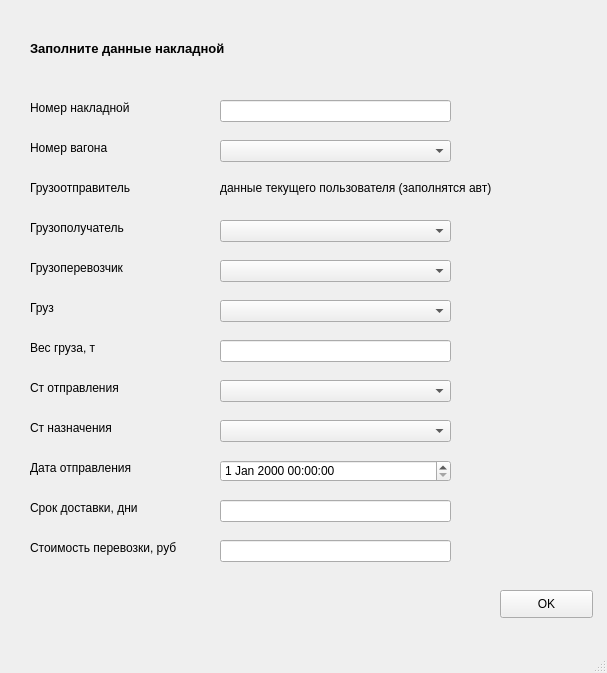
<?xml version="1.0" encoding="UTF-8"?>
<ui version="4.0">
 <class>MainWindow</class>
 <widget class="QMainWindow" name="MainWindow">
  <property name="geometry">
   <rect>
    <x>0</x>
    <y>0</y>
    <width>607</width>
    <height>673</height>
   </rect>
  </property>
  <property name="windowTitle">
   <string>накладная</string>
  </property>
  <widget class="QWidget" name="centralwidget">
   <widget class="QLabel" name="label">
    <property name="geometry">
     <rect>
      <x>30</x>
      <y>100</y>
      <width>111</width>
      <height>16</height>
     </rect>
    </property>
    <property name="text">
     <string>Номер накладной</string>
    </property>
   </widget>
   <widget class="QLabel" name="label_2">
    <property name="geometry">
     <rect>
      <x>30</x>
      <y>140</y>
      <width>101</width>
      <height>16</height>
     </rect>
    </property>
    <property name="text">
     <string>Номер вагона</string>
    </property>
   </widget>
   <widget class="QLabel" name="label_3">
    <property name="geometry">
     <rect>
      <x>30</x>
      <y>180</y>
      <width>111</width>
      <height>16</height>
     </rect>
    </property>
    <property name="text">
     <string>Грузоотправитель</string>
    </property>
   </widget>
   <widget class="QLabel" name="label_4">
    <property name="geometry">
     <rect>
      <x>30</x>
      <y>220</y>
      <width>111</width>
      <height>16</height>
     </rect>
    </property>
    <property name="text">
     <string>Грузополучатель</string>
    </property>
   </widget>
   <widget class="QLabel" name="label_5">
    <property name="geometry">
     <rect>
      <x>30</x>
      <y>260</y>
      <width>111</width>
      <height>16</height>
     </rect>
    </property>
    <property name="text">
     <string>Грузоперевозчик</string>
    </property>
   </widget>
   <widget class="QLabel" name="label_6">
    <property name="geometry">
     <rect>
      <x>30</x>
      <y>300</y>
      <width>55</width>
      <height>16</height>
     </rect>
    </property>
    <property name="text">
     <string>Груз</string>
    </property>
   </widget>
   <widget class="QLabel" name="label_7">
    <property name="geometry">
     <rect>
      <x>30</x>
      <y>340</y>
      <width>71</width>
      <height>16</height>
     </rect>
    </property>
    <property name="text">
     <string>Вес груза, т</string>
    </property>
   </widget>
   <widget class="QLabel" name="label_8">
    <property name="geometry">
     <rect>
      <x>30</x>
      <y>380</y>
      <width>101</width>
      <height>16</height>
     </rect>
    </property>
    <property name="text">
     <string>Ст отправления</string>
    </property>
   </widget>
   <widget class="QLabel" name="label_9">
    <property name="geometry">
     <rect>
      <x>30</x>
      <y>420</y>
      <width>91</width>
      <height>16</height>
     </rect>
    </property>
    <property name="text">
     <string>Ст назначения</string>
    </property>
   </widget>
   <widget class="QLabel" name="label_10">
    <property name="geometry">
     <rect>
      <x>30</x>
      <y>460</y>
      <width>111</width>
      <height>16</height>
     </rect>
    </property>
    <property name="text">
     <string>Дата отправления</string>
    </property>
   </widget>
   <widget class="QLabel" name="label_11">
    <property name="geometry">
     <rect>
      <x>30</x>
      <y>500</y>
      <width>121</width>
      <height>16</height>
     </rect>
    </property>
    <property name="text">
     <string>Срок доставки, дни</string>
    </property>
   </widget>
   <widget class="QLineEdit" name="lineEdit_6">
    <property name="geometry">
     <rect>
      <x>220</x>
      <y>340</y>
      <width>231</width>
      <height>22</height>
     </rect>
    </property>
   </widget>
   <widget class="QDateTimeEdit" name="dateTimeEdit">
    <property name="geometry">
     <rect>
      <x>220</x>
      <y>460</y>
      <width>231</width>
      <height>22</height>
     </rect>
    </property>
   </widget>
   <widget class="QComboBox" name="stOtp">
    <property name="geometry">
     <rect>
      <x>220</x>
      <y>380</y>
      <width>231</width>
      <height>22</height>
     </rect>
    </property>
   </widget>
   <widget class="QComboBox" name="stNaz">
    <property name="geometry">
     <rect>
      <x>220</x>
      <y>420</y>
      <width>231</width>
      <height>22</height>
     </rect>
    </property>
   </widget>
   <widget class="QLabel" name="label_12">
    <property name="geometry">
     <rect>
      <x>30</x>
      <y>40</y>
      <width>281</width>
      <height>16</height>
     </rect>
    </property>
    <property name="font">
     <font>
      <pointsize>10</pointsize>
      <weight>75</weight>
      <bold>true</bold>
     </font>
    </property>
    <property name="text">
     <string>Заполните данные накладной</string>
    </property>
   </widget>
   <widget class="QComboBox" name="gruz">
    <property name="geometry">
     <rect>
      <x>220</x>
      <y>300</y>
      <width>231</width>
      <height>22</height>
     </rect>
    </property>
   </widget>
   <widget class="QComboBox" name="gruzopo">
    <property name="geometry">
     <rect>
      <x>220</x>
      <y>220</y>
      <width>231</width>
      <height>22</height>
     </rect>
    </property>
   </widget>
   <widget class="QComboBox" name="gruzope">
    <property name="geometry">
     <rect>
      <x>220</x>
      <y>260</y>
      <width>231</width>
      <height>22</height>
     </rect>
    </property>
   </widget>
   <widget class="QLabel" name="label_13">
    <property name="geometry">
     <rect>
      <x>220</x>
      <y>180</y>
      <width>311</width>
      <height>16</height>
     </rect>
    </property>
    <property name="text">
     <string>данные текущего пользователя (заполнятся авт)</string>
    </property>
   </widget>
   <widget class="QLabel" name="label_14">
    <property name="geometry">
     <rect>
      <x>30</x>
      <y>540</y>
      <width>161</width>
      <height>16</height>
     </rect>
    </property>
    <property name="text">
     <string>Стоимость перевозки, руб</string>
    </property>
   </widget>
   <widget class="QPushButton" name="pushButton">
    <property name="geometry">
     <rect>
      <x>500</x>
      <y>590</y>
      <width>93</width>
      <height>28</height>
     </rect>
    </property>
    <property name="text">
     <string>OK</string>
    </property>
   </widget>
   <widget class="QLineEdit" name="lineEdit_2">
    <property name="geometry">
     <rect>
      <x>220</x>
      <y>500</y>
      <width>231</width>
      <height>22</height>
     </rect>
    </property>
   </widget>
   <widget class="QLineEdit" name="lineEdit_3">
    <property name="geometry">
     <rect>
      <x>220</x>
      <y>540</y>
      <width>231</width>
      <height>22</height>
     </rect>
    </property>
   </widget>
   <widget class="QLineEdit" name="lineEdit_4">
    <property name="geometry">
     <rect>
      <x>220</x>
      <y>100</y>
      <width>231</width>
      <height>22</height>
     </rect>
    </property>
   </widget>
   <widget class="QComboBox" name="numberV">
    <property name="geometry">
     <rect>
      <x>220</x>
      <y>140</y>
      <width>231</width>
      <height>22</height>
     </rect>
    </property>
   </widget>
  </widget>
  <widget class="QMenuBar" name="menubar">
   <property name="geometry">
    <rect>
     <x>0</x>
     <y>0</y>
     <width>607</width>
     <height>26</height>
    </rect>
   </property>
  </widget>
  <widget class="QStatusBar" name="statusbar"/>
 </widget>
 <resources/>
 <connections/>
</ui>
